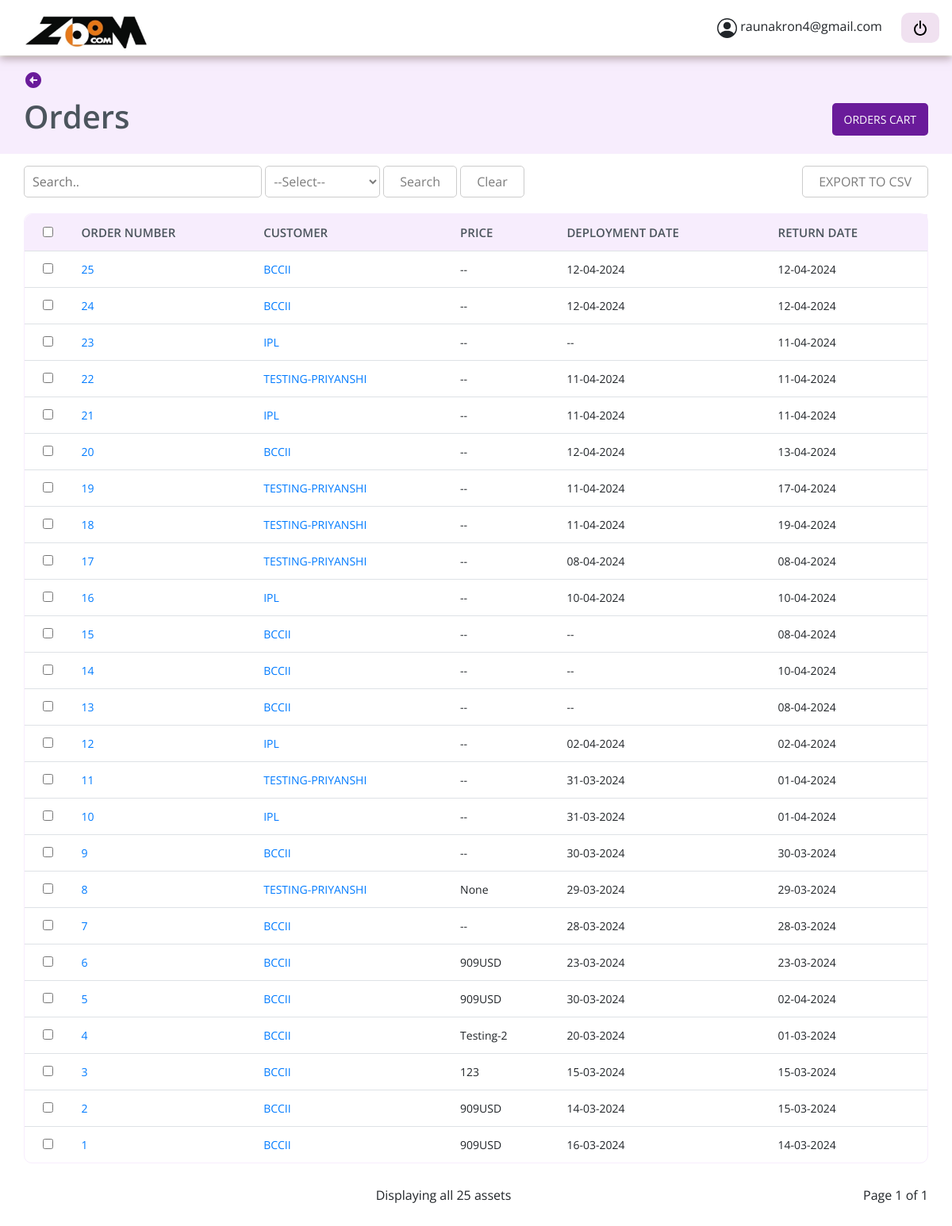
Page /asset_management/confirmed-orders-list/ (signed in) on the committed database.
### asset_master/models.py (models this page shows)
class CustomUser(AbstractBaseUser, PermissionsMixin):
    username = None
    email = models.EmailField(unique=True, db_index=True, max_length=200)
    password = models.CharField(max_length=30)
    is_staff = models.BooleanField(default=False)
    is_superuser = models.BooleanField(default=False)
    is_active = models.BooleanField(default=True)
    objects = CustomUserManager()
    USERNAME_FIELD = 'email'
    REQUIRED_FIELDS = ['password']

### orders/models.py (models this page shows)
class OrderDetail(models.Model):
    from requirements.models import RequirementCust
    class OrderStatus(models.IntegerChoices):
            BOOKED = 1,
            APPROVED = 2,
            CANCELLED = 3,
            DISPATCHED = 4,
    assets = models.ManyToManyField(AssetMaster, related_name='order_details', blank=True)
    customer_id = models.ForeignKey(CustomerDetail, on_delete=models.SET_NULL, null=True)
    req_id = models.ForeignKey(RequirementCust, on_delete=models.SET_NULL, null=True)
    price = models.CharField(null=True, blank=True, max_length=50)
    order_status = models.IntegerField(choices=OrderStatus.choices, default=OrderStatus.BOOKED)
    organization = models.CharField(max_length=100, blank=True, null=True)
    remarks = models.CharField(max_length=100, null=True, blank=True)
    customer = models.CharField(max_length=100, null=True, blank=True)
    deployment_date = models.DateField(null=True, blank=True)
    return_date = models.DateField(null=True, blank=True)
    name_of_consignee = models.CharField(max_length=100, blank=True, null=True)
    invoice_number = models.CharField(max_length=100, blank=True, null=True)
    mode_of_dispatch = models.CharField(max_length=100, blank=True, null=True)
    transportation = models.CharField(max_length=100, blank=True, null=True)
    order_to = models.CharField(max_length=100, blank=True, null=True)
    order_from = models.CharField(max_length=100, blank=True, null=True)
    out_date_and_time = models.DateField(null=True, blank=True)
    prepared_by_name = models.CharField(max_length=100, blank=True, null=True)
    prepared_by_email = models.CharField(max_length=100, blank=True, null=True)
    poc_at_venue_name = models.CharField(max_length=100, blank=True, null=True)
    approver_email = models.CharField(max_length=100, blank=True, null=True)
    truck_details = models.CharField(max_length=100, blank=True, null=True)
    contact_details = models.CharField(max_length=100, blank=True, null=True)
    driver_details = models.CharField(max_length=100, blank=True, null=True)
    purpose = models.CharField(max_length=100, blank=True, null=True)
    reason = models.CharField(max_length=100, blank=True, null=True)
    office_address = models.CharField(max_length=100, blank=True, null=True)
    website = models.CharField(max_length=100, blank=True, null=True)
    challan_number = models.CharField(max_length=100, blank=True, null=True)
    maker_email = models.CharField(max_length=100, blank=True, null=True)
    checker_email = models.CharField(max_length=100, blank=True, null=True)
    approve_order = models.BooleanField(default=False)
    order_dispatch = models.BooleanField(default=False)

class CustomerDetail(models.Model):
    customer = models.CharField(max_length=100, blank=True, null=True)
    completed_orders = models.CharField(max_length=100, blank=True, null=True)
    deployed_order = models.CharField(max_length=100, blank=True, null=True)
    taxed = models.CharField(max_length=100, blank=True, null=True)
    email_address = models.CharField(max_length=100, blank=True, null=True)
    department = models.CharField(max_length=100, blank=True, null=True)
    phone_number = models.CharField(max_length=100, blank=True, null=True)
    customer_revenue = models.CharField(max_length=100, blank=True, null=True)
    commercial_address = models.CharField(max_length=100, blank=True, null=True)
    category = models.CharField(max_length=100, blank=True, null=True)
    created_at = models.DateField(null=True, blank=True, default=None)
    secondary_email = models.CharField(max_length=100, blank=True, null=True)
    description = models.CharField(max_length=100, blank=True, null=True)

### orders/views.py (the view)
# urls.py: path('confirmed-orders-list/', ConfirmOrderListView.as_view(), name='confirmed_order_list'),
class ConfirmOrderListView(ListAPIView, LoginRequiredMixin):
    pagination_class = OrderDetailPagination
    template_name = 'confirmed_orders_list.html'
    serializer_class = OrderDetailSerializer
    filter_backends = [filters.OrderingFilter]
    authentication_classes = [BasicAuthentication, SessionAuthentication]
    permission_classes = [IsAuthenticated]
    ordering = ["-id"]
    def get_queryset(self, request):
        query = None
        filter_type = None
        if self.request.GET.get('q') is not None:
            query = self.request.GET.get('q').strip()
        if self.request.GET.get('filter_type') is not None:
            filter_type = self.request.GET.get('filter_type').strip()
        request.session['filter_type'] = filter_type
        request.session['query'] = query
        if query and not filter_type:
            return OrderDetail.objects.filter(
                Q(organization__icontains=query) |
                Q(prepared_by_name__icontains=query),
            )
        elif query and filter_type=='customer_id':
            return OrderDetail.objects.filter(customer_id__customer__iexact=query)
        elif query and filter_type=='order_id':
            return OrderDetail.objects.filter(id=query)
        else:
            return OrderDetail.objects.all()
    def get(self, request, *args, **kwargs):
        queryset = self.filter_queryset(self.get_queryset(request))
        queryset_length = len(queryset)
        query_params_q = None
        query_params_filter_value = None
        if request.query_params.get('q') is not None:
            query_params_q = request.query_params.get('q').strip()
        if self.request.GET.get('filter_type') is not None:
            query_params_filter_value = self.request.GET.get('filter_type').strip()
        page = self.paginate_queryset(queryset)
        serializer = self.get_serializer(page, many=True)
        return self.get_paginated_response(serializer.data,
                    queryset_length, query_params_q, query_params_filter_value, request)
    def get_paginated_response(self, data, queryset_length, query_params_q, query_params_filter_value, request):
        ctx = {}
        ctx = { "query_params_q": query_params_q, "query_params_filter_value": query_params_filter_value}
        paginated_assets = self.paginator.page if hasattr(self, 'paginator') else None
        return render(
            self.request,
            self.template_name,
            {'orders': paginated_assets, 'queryset_length': queryset_length, **ctx}  # Merge assets and context data
        )

### orders/templates/confirmed_orders_list.html (shortened to what this page needs)
{% load static%}
{% include 'base_dashboard.html' %}
{% block content %}
<link rel="stylesheet" href="//cdn.jsdelivr.net/npm/alertifyjs@1.13.1/build/css/alertify.min.css"/>
<link rel="stylesheet" href="//cdn.jsdelivr.net/npm/alertifyjs@1.13.1/build/css/themes/default.min.css"/>
<section class="assetdetail">
    <button onclick="goToDashboard()" style="border: none; margin-bottom: 10px; background-color: transparent;"><svg xmlns="http://www.w3.org/2000/svg" width="24" height="24" viewBox="0 0 24 24" style="fill: #6A1B9A;transform: ;msFilter:;"><path d="M12 2C6.486 2 2 6.486 2 12s4.486 10 10 10 10-4.486 10-10S17.514 2 12 2zm5 11h-5v4l-5-5 5-5v4h5v2z"></path></svg></button>
    <div class="assetheaderbuttones">
        <h1>Orders</h1>
        <div class="assebutton">
            <button ><a href="/asset_management/all-orders-list/" style="color: #fff; text-decoration: none;">Orders Cart</a></button>
        </div>
    </div>
</section>
<section class="assest-container-table">
    <div class="asset-tablebtn">
        <div class="searchiconbtn" >
            <form method="GET">
                <input name="q" id="search_field" type="text" placeholder="Search.." value="{% if query_params_q %} {{query_params_q}} {% endif %}" style = "padding-left: 10px; border-radius: 5px;">
                <select class='select-button' id="dropdown" name="filter_type">
                    <option  disabled {% if query_params_filter_value == '' or query_params_filter_value is None  %} selected {% endif %} value='none' >--Select--</option>
                </select>
                <button type='submit'>Search</button>
                <span><button onclick="clearSearch(event, 'search_field', 'dropdown', 'secondDropdown')">Clear</button></span>
            </form>
        </div>
        <button id="exportButton">
            EXPORT TO CSV
        </button>
    </div>
    <table class="table">
        <thead>
            <tr>
                <th class="checkbox-column" style="border-radius: 10px 0 0 0;"><input type="checkbox" id="masterCheckbox" onclick="selectAllCheckboxes(this)"></th>
                <th>Order Number</th>
                <th>Customer </th>
                <th> Price</th>
                <th>Deployment Date</th>
                <th>Return Date</th>
            </tr>
        </thead>
        <tbody>
            {% for m in orders %}
            <tr>
                <td class="checkbox-column"><input type="checkbox" name="order_id" value="{{ m.id }}"></td>
                <td class="tbname"><a href="/asset_management/orders-info/{{m.id}}/">{{m.id}}</a></td>
                <td class="tbname"><a href="/asset_management/customer-details/{{m.customer_id.id}}/">{{m.customer_id.customer}}</a></td>
                <td>
                    {% if m.price == none or m.price == "" %}
                        --
                    {% else %}
                        {{m.price}}
                    {% endif %}
                </td>
                <td>
                    {% if m.deployment_date == none or m.deployment_date == "" %}
                        --
                    {% else %}
                        {{m.deployment_date|date:'d-m-Y'}}
                    {% endif %}
                </td>
                <td>
                    {% if m.return_date == none or m.return_date == "" %}
                        --
                    {% else %}
                        {{m.return_date|date:'d-m-Y'}}
                    {% endif %}
                </td>
            </tr>
            {% endfor %}
        </tbody>
    </table>
    <div class="pagidis">
    <div class="card text-center" style="border: none;">
            <div class="card-footer text-body-secondary" style="background-color: #fff; border: none;" >
            Displaying all {{queryset_length}} assets
            </div>
    </div>
    <div class="pagination">
        <span class="step-links">
            <span class="current">
                Page {{ orders.number }} of  {{ orders.paginator.num_pages }}
            </span>
        </span>
    </div>
</div>
</section>
<link href="https://cdnjs.cloudflare.com/ajax/libs/select2/4.0.13/css/select2.min.css" rel="stylesheet" />
{% endblock content %}

### asset_master/templates/header.html (shortened to what this page needs)
{% load static %}
<nav class="navbar" style="    box-shadow: 0px 4px 10px 0px rgba(116, 89, 89, 0.5);height: 70px; position: fixed; top: 0; width: 100%; background-color: #fff; z-index: 9;">
    <a href="{% url 'home' %}"><img src="{% static 'images/zoom logo.png'%} " class='img-fluid'  alt="" style="width: 185px;"></a>
            <div class="profile-details">
                <span class="admin_name" style="    font-family: 'Open Sans', sans-serif;padding-right: 20px;">{{request.user.email}}</span>
                <a href="/logout/" type="post" class="btn btn-info" style="background-color: #EDED; border: none; border-radius:10px;" ><img/></a>
            </div>
            </nav>

### static/dashboard/style.css (style rules this page uses)
* { margin: 0; padding: 0; box-sizing: border-box; font-family: 'Open Sans', sans-serif; text-decoration: none; list-style: none; }
body { font-family: 'Open Sans', sans-serif; margin: 0; padding: 0; }
.searchiconbtn input { width: 300px; height: 40px; border: 1px solid #CCCCCC !important; border-radius: 0 5px 5px 0; border: solid; padding-left: 12px; }
section.assetdetail { margin-top: 72px; background: #F7EDFD; padding: 15px 30px; }
section.assetdetail .assetheaderbuttones { display: flex; justify-content: space-between; align-items: center; }
.assetheaderbuttones h1 { color: #4C555D; font-weight: 600; }
section.assest-container-table { padding: 15px 30px; }
.assetheaderbuttones button { background: #6A1B9A; border: none; color: #fff; padding: 10px 15px; font-size: 14px; border: none; border-radius: 5px; text-transform: uppercase; }
section.assest-container-table .asset-tablebtn { display: flex; gap: 20px; justify-content: space-between; }
.asset-tablebtn button { border: 1px solid #CCCCCC; color: #7C7C7C !important; background-color: #FFFFFF; border-radius: 5px; padding: 0 20px; }
.pagidis { display: flex; align-items: center; justify-content: space-between; width: 100%; }

### asset_master/templates/base_dashboard.html (style rules this page uses)
body { font-family: 'Open Sans', sans-serif; margin: 0; padding: 0; }

### orders/templates/confirmed_orders_list.html (style rules this page uses)
table { width: 100%; border-collapse: separate; border-spacing: 0; margin-top: 20px; border: 1px solid #F7EDFD; border-radius:10px ; }
th, td { border: 1px solid #F7EDFD; padding: 8px; text-align: left; }
.table thead th { border: none; color: #4C555D; font-size: 15px; font-weight: 600; }
th { background-color: #F7EDFD; text-transform: uppercase; color: #4C555D; border: none; }
td { text-transform: capitalize; font-size: 14px; }
.checkbox-column { text-align: center; }
th, td { border: none; }
.assebutton { display: flex; gap: 10px; }
td.tbname { color: #006FC8; text-transform:uppercase; text-decoration: none; }
td.tbname a { text-decoration: none; }
.pagination { float:right; }
.select-button { border: 1px solid #CCCCCC; color: #7C7C7C !important; background-color: #FFFFFF; border-radius: 5px; padding: 0 6px; font-size: inherit; height:40px; }
.asset-tablebtn button { border: 1px solid #CCCCCC; color: #7C7C7C !important; background-color: #FFFFFF; border-radius: 5px; padding: 0 20px; height: 40px; }

### rows in the picture
CustomUser: user.email "raunakron4@gmail.com"
OrderDetail: id "25", customer_id.customer "BCCII", deployment_date "12-04-2024", return_date "12-04-2024"
OrderDetail: id "24", customer_id.customer "BCCII", deployment_date "12-04-2024", return_date "12-04-2024"
OrderDetail: id "23", customer_id.customer "IPL", return_date "11-04-2024"
OrderDetail: id "22", customer_id.customer "TESTING-PRIYANSHI", deployment_date "11-04-2024", return_date "11-04-2024"
OrderDetail: id "21", customer_id.customer "IPL", deployment_date "11-04-2024", return_date "11-04-2024"
OrderDetail: id "20", customer_id.customer "BCCII", deployment_date "12-04-2024", return_date "13-04-2024"
OrderDetail: id "19", customer_id.customer "TESTING-PRIYANSHI", deployment_date "11-04-2024", return_date "17-04-2024"
OrderDetail: id "18", customer_id.customer "TESTING-PRIYANSHI", deployment_date "11-04-2024", return_date "19-04-2024"
OrderDetail: id "17", customer_id.customer "TESTING-PRIYANSHI", deployment_date "08-04-2024", return_date "08-04-2024"
OrderDetail: id "16", customer_id.customer "IPL", deployment_date "10-04-2024", return_date "10-04-2024"
OrderDetail: id "15", customer_id.customer "BCCII", return_date "08-04-2024"
OrderDetail: id "14", customer_id.customer "BCCII", return_date "10-04-2024"
OrderDetail: id "13", customer_id.customer "BCCII", return_date "08-04-2024"
OrderDetail: id "12", customer_id.customer "IPL", deployment_date "02-04-2024", return_date "02-04-2024"
OrderDetail: id "11", customer_id.customer "TESTING-PRIYANSHI", deployment_date "31-03-2024", return_date "01-04-2024"
OrderDetail: id "10", customer_id.customer "IPL", deployment_date "31-03-2024", return_date "01-04-2024"
OrderDetail: id "9", customer_id.customer "BCCII", deployment_date "30-03-2024", return_date "30-03-2024"
OrderDetail: id "8", customer_id.customer "TESTING-PRIYANSHI", price "None", deployment_date "29-03-2024", return_date "29-03-2024"
OrderDetail: id "7", customer_id.customer "BCCII", deployment_date "28-03-2024", return_date "28-03-2024"
OrderDetail: id "6", customer_id.customer "BCCII", price "909USD", deployment_date "23-03-2024", return_date "23-03-2024"
OrderDetail: id "5", customer_id.customer "BCCII", price "909USD", deployment_date "30-03-2024", return_date "02-04-2024"
OrderDetail: id "4", customer_id.customer "BCCII", price "Testing-2", deployment_date "20-03-2024", return_date "01-03-2024"
OrderDetail: id "3", customer_id.customer "BCCII", price "123", deployment_date "15-03-2024", return_date "15-03-2024"
OrderDetail: id "2", customer_id.customer "BCCII", price "909USD", deployment_date "14-03-2024", return_date "15-03-2024"
OrderDetail: id "1", customer_id.customer "BCCII", price "909USD", deployment_date "16-03-2024", return_date "14-03-2024"

### other values in the picture
{{ queryset_length }} "25"
{{ orders.number }} "1"
{{ orders.paginator.num_pages }} "1"
